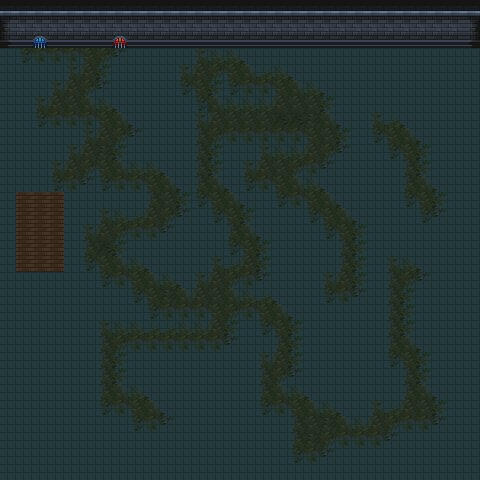

Tiled map render using the project's own tile images. Description and the map definition, with tile-layer contents summarised, below:
An orthogonal 30x30 tile map with 16x16 px tiles, 3 tile layers (floor, moss, walls) and 5 objects (trigger, player, enemy).

<map version="1.10" tiledversion="1.10.2" orientation="orthogonal" renderorder="right-down" width="30" height="30" tilewidth="16" tileheight="16" infinite="0" nextlayerid="17" nextobjectid="17">
 <tileset firstgid="1" source="../tilesets/dungeon.tsx" />
 <layer id="6" name="floor" width="30" height="30">
  <data>[900 cells, 900 non-empty, 2 distinct tile ids]</data>
 </layer>
 <layer id="7" name="moss" width="30" height="30">
  <data>[900 cells, 351 non-empty, 26 distinct tile ids]</data>
 </layer>
 <layer id="8" name="walls" width="30" height="30">
  <data>[900 cells, 90 non-empty, 11 distinct tile ids]</data>
 </layer>
 <objectgroup id="10" name="triggers">
  <object id="5" name="trigger_dungeon" type="trigger" x="16.8506" y="192.281" width="46" height="79.3333">
   <properties>
    <property name="map" value="dungeon" />
   </properties>
  </object>
 </objectgroup>
 <objectgroup id="13" name="interactables">
  <properties>
   <property name="dialog" value="blue_grate" />
  </properties>
  <object id="12" x="32" y="32" width="16" height="16">
   <properties>
    <property name="text" value="blue_grate" />
   </properties>
  </object>
  <object id="14" x="112" y="32" width="16" height="16">
   <properties>
    <property name="sound" value="snd_screenshake" />
   </properties>
  </object>
 </objectgroup>
 <objectgroup id="4" name="characters">
  <object id="3" template="../templates/player.tx" type="player" x="100.333" y="182.916" />
  <object id="4" template="../templates/slime.tx" type="enemy" x="213" y="151.333" />
 </objectgroup>
 <objectgroup id="16" name="cameras" />
</map>
